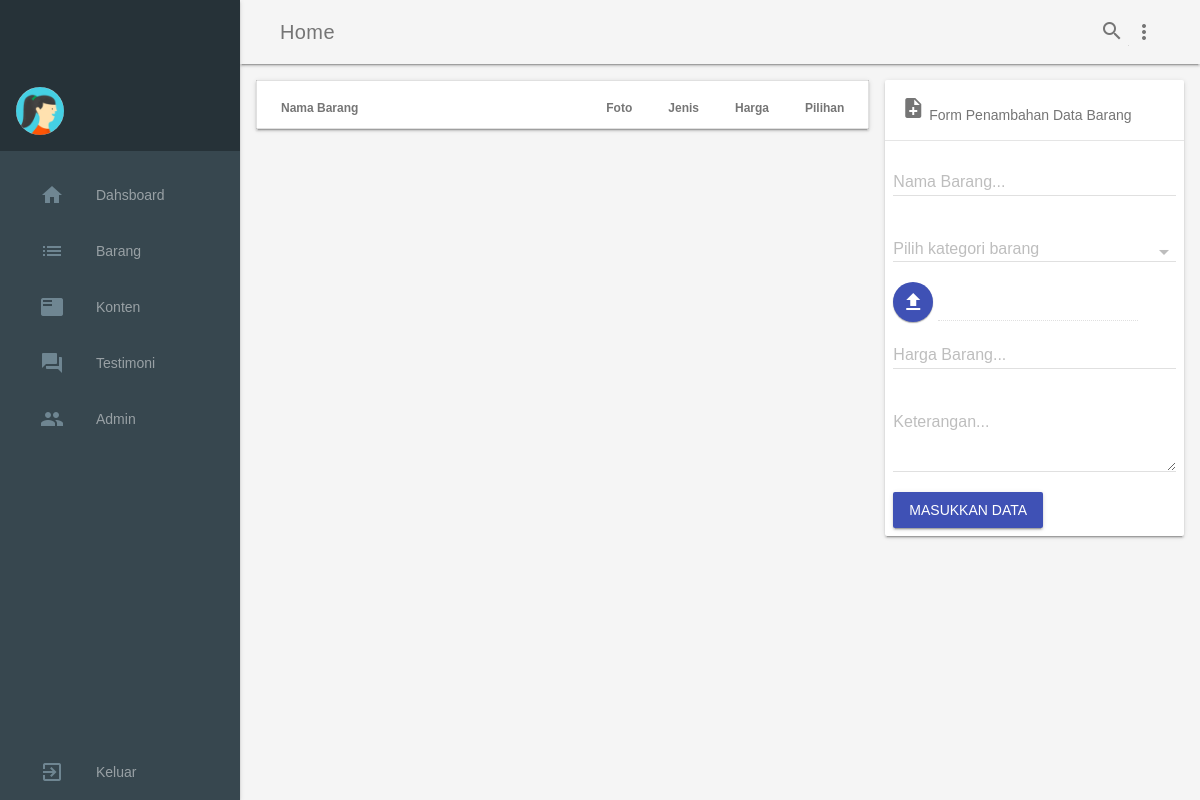
The app's page /index.php/barang, older data.
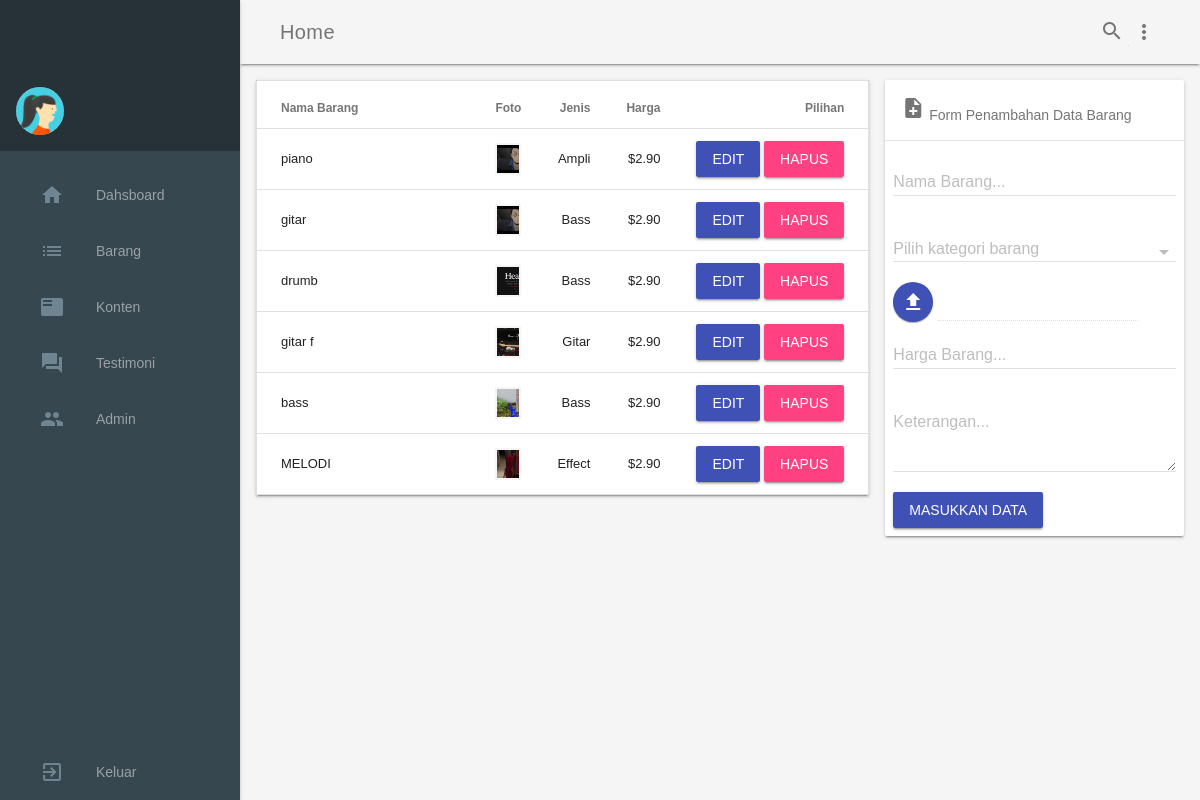
The same page, newer data.
### tables this page shows
CREATE TABLE `barang` (
  `id_barang` int(11) NOT NULL,
  `nama_barang` varchar(30) NOT NULL,
  `id_kategori` varchar(10) NOT NULL,
  `foto` text NOT NULL,
  `harga` varchar(10) NOT NULL,
  `keterangan` text NOT NULL
);

CREATE TABLE `kategori` (
  `id_kategori` varchar(10) NOT NULL,
  `nama_kategori` varchar(40) NOT NULL
);

### application/controllers/Barang.php (called while the page is built, shortened)
<?php
class Barang extends CI_Controller {
	public function __construct(){
		$this->load->model('Model_barang');
	}
	public function index(){
		$data['barang'] = $this->Model_barang->get();
		$this->load->view('admin/head');
		$this->load->view('barang/index', $data);
		$this->load->view('datatables');
		$this->load->view('javascript');
	}
}

### index.php (called while the page is built, shortened)
<?php
require_once BASEPATH.'core/CodeIgniter.php';

### application/models/Model_barang.php (called while the page is built, shortened)
<?php
class Model_Barang extends CI_Model {
	public function get(){
		$this->db->select('*');
		$this->db->from('barang');
		$this->db->join('kategori', 'barang.id_kategori = kategori.id_kategori');
		$data = $this->db->get();
		return $data->result();
	}
}

### application/views/barang/index.php (the view, shortened to what this page needs)
<body>
  <div class="demo-layout mdl-layout mdl-js-layout mdl-layout--fixed-drawer mdl-layout--fixed-header">
    <header class="demo-header mdl-layout__header mdl-color--grey-100 mdl-color-text--grey-600">
      <div class="mdl-layout__header-row">
        <span class="mdl-layout-title">Home</span>
        <div class="mdl-textfield mdl-js-textfield mdl-textfield--expandable">
          <label class="mdl-button mdl-js-button mdl-button--icon" for="search">
            <i class="material-icons">search</i>
          </label>
        </div>
        <button class="mdl-button mdl-js-button mdl-js-ripple-effect mdl-button--icon" id="hdrbtn">
          <i class="material-icons">more_vert</i>
        </button>
      </div>
    </header>
    <div class="demo-drawer mdl-layout__drawer mdl-color--blue-grey-900 mdl-color-text--blue-grey-50">
      <header class="demo-drawer-header">
        <img src="<?= base_url().'mdl/' ?>images/user.jpg" class="demo-avatar">
      </header>
      <nav class="demo-navigation mdl-navigation mdl-color--blue-grey-800">
        <a class="mdl-navigation__link" href="<?= base_url('admin/halaman-utama') ?>">
          <i class="mdl-color-text--blue-grey-400 material-icons" role="presentation">home</i>
          Dahsboard
        </a>
        <a class="mdl-navigation__link" href="<?= base_url('admin/barang') ?>">
          <i class="mdl-color-text--blue-grey-400 material-icons" role="presentation">list</i>
          Barang
        </a>
        <a class="mdl-navigation__link" href="">
          <i class="mdl-color-text--blue-grey-400 material-icons" role="presentation">featured_play_list</i>
          Konten
        </a>
        <a class="mdl-navigation__link" href="">
          <i class="mdl-color-text--blue-grey-400 material-icons" role="presentation">forum</i>
          Testimoni
        </a>
        <a class="mdl-navigation__link" href="">
          <i class="mdl-color-text--blue-grey-400 material-icons" role="presentation">group</i>
          Admin
        </a>
        <div class="mdl-layout-spacer"></div>
        <a class="mdl-navigation__link" href="<?= base_url('Administrator/logout') ?>">
          <i class="mdl-color-text--blue-grey-400 material-icons" role="presentation">exit_to_app</i>
          <span class="">Keluar</span>
        </a>
      </nav>
    </div>
    <main class="mdl-layout__content mdl-color--grey-100">
      <div class="mdl-grid demo-content">
        <div class="demo-cards mdl-cell mdl-cell--8-col mdl-cell--8-col-tablet mdl-grid mdl-grid--no-spacing">
          <table id="data_barang" cellspacing="0" width="100%" class="mdl-data-table mdl-js-data-table mdl-shadow--2dp full-width">
            <thead>
              <tr>
                <th class="mdl-data-table__cell--non-numeric full-width">Nama Barang</th>
                <th>Foto</th>
                <th>Jenis</th>
                <th>Harga</th>
                <th>Pilihan</th>
              </tr>
            </thead>
            <tbody>
              <?php foreach ($barang as $key) { ?>
              <tr>
                <td class="mdl-data-table__cell--non-numeric"><?= $key->nama_barang ?></td>
                <td>
                  <div class="image-container">
                    <img src="<?= base_url().'products/'.$key->foto ?>" alt="">
                  </div>
                </td>
                <td><?= $key->nama_kategori ?></td>
                <td>$2.90</td>
                <td>
                  <button class="mdl-button mdl-js-button mdl-button--raised edit mdl-button--accent">
                  Edit
                  </button>
                  <button class="mdl-button mdl-js-button mdl-button--raised mdl-button--accent">
                    Hapus
                  </button>
                </td>
              </tr>
              <?php } ?>
            </tbody>
          </table>
        </div>
        <div class="demo-cards mdl-cell mdl-cell--4-col mdl-cell--8-col-tablet mdl-grid mdl-grid--no-spacing">
          <div class="demo-updates mdl-card mdl-shadow--2dp mdl-cell mdl-cell--4-col mdl-cell--4-col-tablet mdl-cell--12-col-desktop">
            <div class="mdl-card__supporting-text mdl-color-text--grey-600">
              <i class="material-icons">note_add</i> <span>Form Penambahan Data Barang</span>
            </div>
            <div class="mdl-card__actions mdl-card--border">
              <form action="<?= base_url() ?>barang/tambah_data" method="POST" enctype="multipart/form-data">
                <div class="mdl-textfield mdl-js-textfield mdl-textfield--floating-label full-width">
                  <input class="mdl-textfield__input" type="text" id="nama_barang" name="nama_barang">
                  <label class="mdl-textfield__label" for="nama_barang">Nama Barang...</label>
                </div>
                <div class="mdl-selectfield mdl-js-selectfield mdl-selectfield--floating-label full-width">
                  <select class="mdl-selectfield__select" name="kategori_barang" id="kategori_barang">
                    <option value=""></option>
                    <option value="1">Gitar</option>
                  </select>
                  <div class="mdl-selectfield__icon"><i class="material-icons">arrow_drop_down</i></div>
                  <label class="mdl-selectfield__label" for="kategori_barang">Pilih kategori barang</label>
                </div>
                <div class="file_input_div full-width">
                  <div class="file_input">
                    <label class="image_input_button mdl-button mdl-js-button mdl-button--fab mdl-button--mini-fab mdl-js-ripple-effect mdl-button--colored">
                      <i class="material-icons">file_upload</i>
                    </label>
                  </div>
                  <div id="file_input_text_div" class="mdl-textfield mdl-js-textfield textfield-demo full-width">
                    <input class="file_input_text mdl-textfield__input" type="text" disabled readonly id="file_input_text" />
                    <label class="mdl-textfield__label" for="file_input_text"></label>
                  </div>
                </div>
                <div class="mdl-textfield mdl-js-textfield mdl-textfield--floating-label full-width">
                  <input class="mdl-textfield__input" type="text" id="harga" name="harga">
                  <label class="mdl-textfield__label" for="harga">Harga Barang...</label>
                </div>
                <div class="mdl-textfield mdl-js-textfield full-width">
                  <textarea name="keterangan" class="mdl-textfield__input" rows= "3" id="keterangan" ></textarea>
                  <label class="mdl-textfield__label" for="keterangan">Keterangan...</label>
                </div>
                <button type="submit" class="mdl-button mdl-js-button mdl-button--raised mdl-button--colored">
                  Masukkan Data
                </button>
              </form>
            </div>
          </div>
        </div>
      </div>
    </main>
  </div>
</body>
</html>

### application/views/admin/head.php (shortened to what this page needs)
<!doctype html>
<html lang="en">
<head>
    <link rel="stylesheet" href="<?= base_url().'mdl/' ?>css/material.css">
    <link rel="stylesheet" href="<?= base_url().'mdl/' ?>css/mdl-selectfield.css">
    <link rel="stylesheet" href="<?= base_url().'mdl/' ?>css/admin.css">
</head>

### application/views/datatables.php (shortened to what this page needs)
<link rel="stylesheet" type="text/css" href="<?= base_url('mdl/css/dataTables.material.min.css') ?>">

### mdl/css/mdl-selectfield.css (style rules this page uses)
.mdl-selectfield { position: relative; font-size: 16px; display: inline-block; box-sizing: border-box; width: 300px; max-width: 100%; margin: 0; padding: 20px 0; }
.mdl-selectfield__select { display: block; width: 100%; padding: 4px 0; margin: 0; color: inherit; background: transparent; font-size: 16px; text-align: left; border: none; border-bottom: 1px solid rgba(0,0,0, 0.12); border-radius: 0; -webkit-appearance: none; -moz-appearance: none; -ms-appearance: none; appearance: none; }
.mdl-selectfield__label { bottom: 0; color: rgba(0,0,0, 0.26); font-size: 16px; left: 0; right: 0; pointer-events: none; position: absolute; display: block; top: 24px; width: 100%; overflow: hidden; white-space: nowrap; text-align: left; }
.mdl-selectfield--floating-label .mdl-selectfield__label { transition-duration: 0.2s; transition-timing-function: cubic-bezier(0.4, 0, 0.2, 1); }
.mdl-selectfield__label:after { background-color: rgb(63,81,181); bottom: 20px; content: ''; height: 2px; left: 45%; position: absolute; transition-duration: 0.2s; transition-timing-function: cubic-bezier(0.4, 0, 0.2, 1); visibility: hidden; width: 10px; }
.mdl-selectfield__icon { bottom: 20px; cursor: pointer; color: rgba(0,0,0, 0.26); padding: 4px 0; position: absolute; top: 20px; right: 0; pointer-events: none; }
.mdl-selectfield__icon > i { outline: 0; }

### mdl/css/admin.css (style rules this page uses)
.material-icons { font-family: 'Material Icons'; font-weight: normal; font-style: normal; font-size: 24px; line-height: 1; letter-spacing: normal; text-transform: none; display: inline-block; white-space: nowrap; word-wrap: normal; direction: ltr; -webkit-font-feature-settings: 'liga'; -webkit-font-smoothing: antialiased; }
html, body { font-family: 'Roboto', 'Helvetica', sans-serif; }
.demo-avatar { width: 48px; height: 48px; border-radius: 24px; }
.demo-drawer { border: none; }
.demo-drawer .demo-navigation { z-index: -2; }
.demo-drawer-header { box-sizing: border-box; display: flex; flex-direction: column; justify-content: flex-end; padding: 16px; height: 151px; }
.demo-navigation { flex-grow: 1; }
.demo-layout .demo-navigation .mdl-navigation__link { display: flex !important; flex-direction: row; align-items: center; color: rgba(255, 255, 255, 0.56); font-weight: 500; }
.demo-navigation .mdl-navigation__link .material-icons { font-size: 24px; color: rgba(255, 255, 255, 0.56); margin-right: 32px; }
.demo-content { max-width: 1080px; }
.demo-cards { align-items: flex-start; align-content: flex-start; }
.full-width { width: 100%; }
.file_input_div { margin: auto; height: 40px; }
.file_input { float: left; }
#file_input_text_div { width: 200px; margin-top: -8px; margin-left: 5px; }
.mdl-button--fab.mdl-button--colored { background: rgb(63,81,181); color: rgb(255,255,255); }
.image-container { position: relative; border: solid 2px #f5f5f5; padding: 10px; padding-bottom: 70%; overflow: hidden; }
.image-container img { position: absolute; top: 0; bottom: 0; right: 0; left: 0; margin: auto; width: 40px; }
.mdl-button--accent.mdl-button--accent.mdl-button--raised.edit { color: rgb(255,255,255); background-color: rgb(63,81,181); }

Row changes from the older to the newer data that the page shows:
now on this page (row edited): barang: nama_barang "piano", foto (picture), id_kategori.nama_kategori "Ampli"
added barang: nama_barang "gitar", foto (picture), id_kategori.nama_kategori "Bass"
added barang: nama_barang "drumb", foto (picture), id_kategori.nama_kategori "Bass"
added barang: nama_barang "gitar f", foto (picture), id_kategori.nama_kategori "Gitar"
added barang: nama_barang "bass", foto (picture), id_kategori.nama_kategori "Bass"
added barang: nama_barang "MELODI", foto (picture), id_kategori.nama_kategori "Effect"
